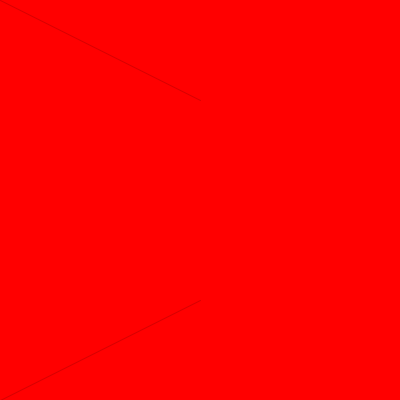
Frame 1 (no input)
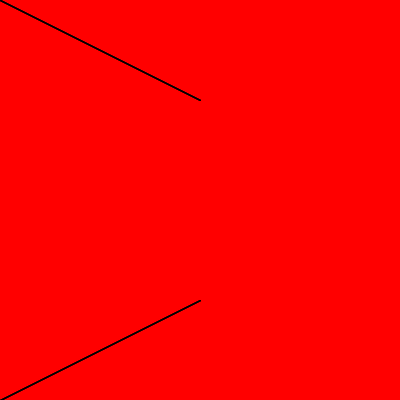
Frame 60 (the mouse pressed at the canvas centre just before this capture)
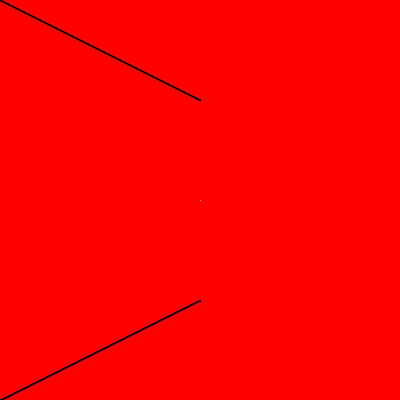
Frame 120 (the mouse held since frame 60 and released just before this capture)

The Processing sketch that drew these frames (run headless with seeded random() and noise(); from frame 60 on, the mouse is pressed at the canvas centre):

// Processing sketch: processing_59811
// ── processing_59811.pde

void setup() {
  size(400,400);
  smooth();
  background(255,0,0);
  noCursor();
}

void draw() {
  if(mousePressed){
        stroke(200,50);
    line(mouseX, mouseY,200,200);
 }else{
   stroke(0,40);
   line(mouseX,0,200,100);
   line(mouseX,400,200,300);
  }
}  
